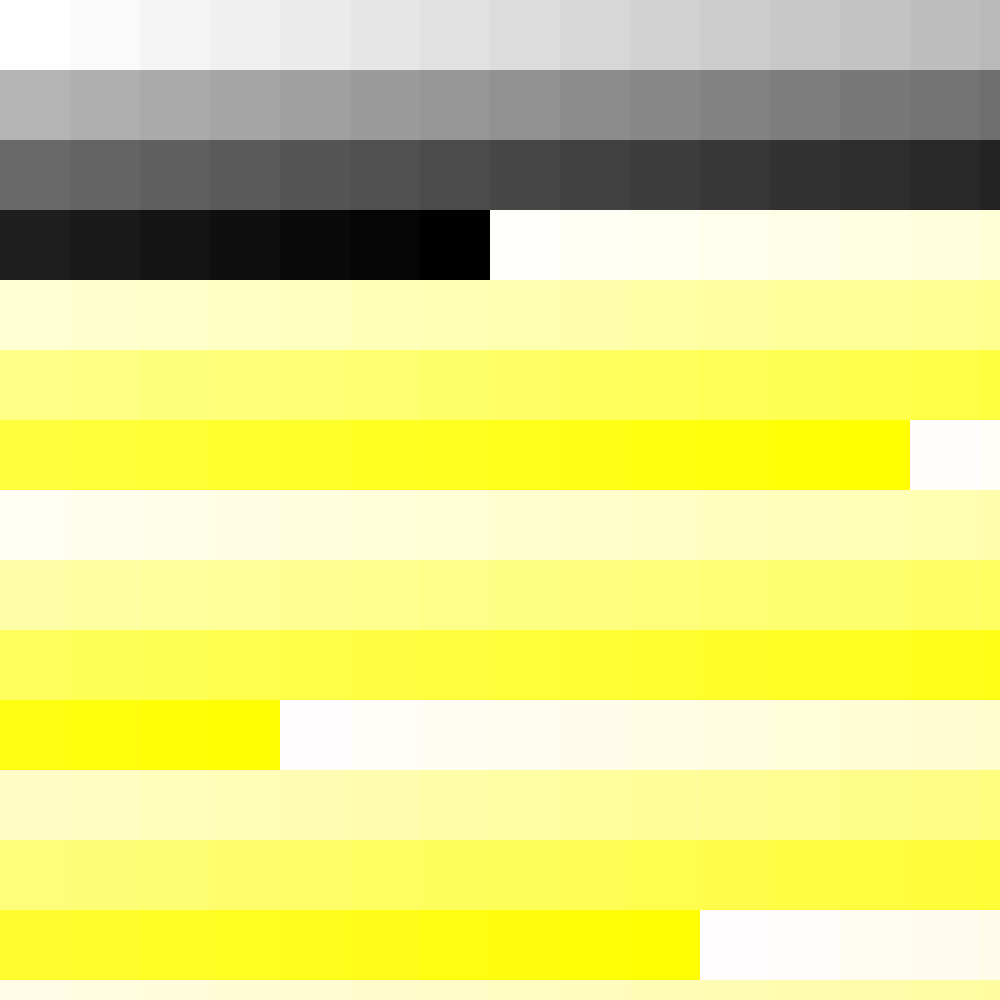
Frame 1 (no input)
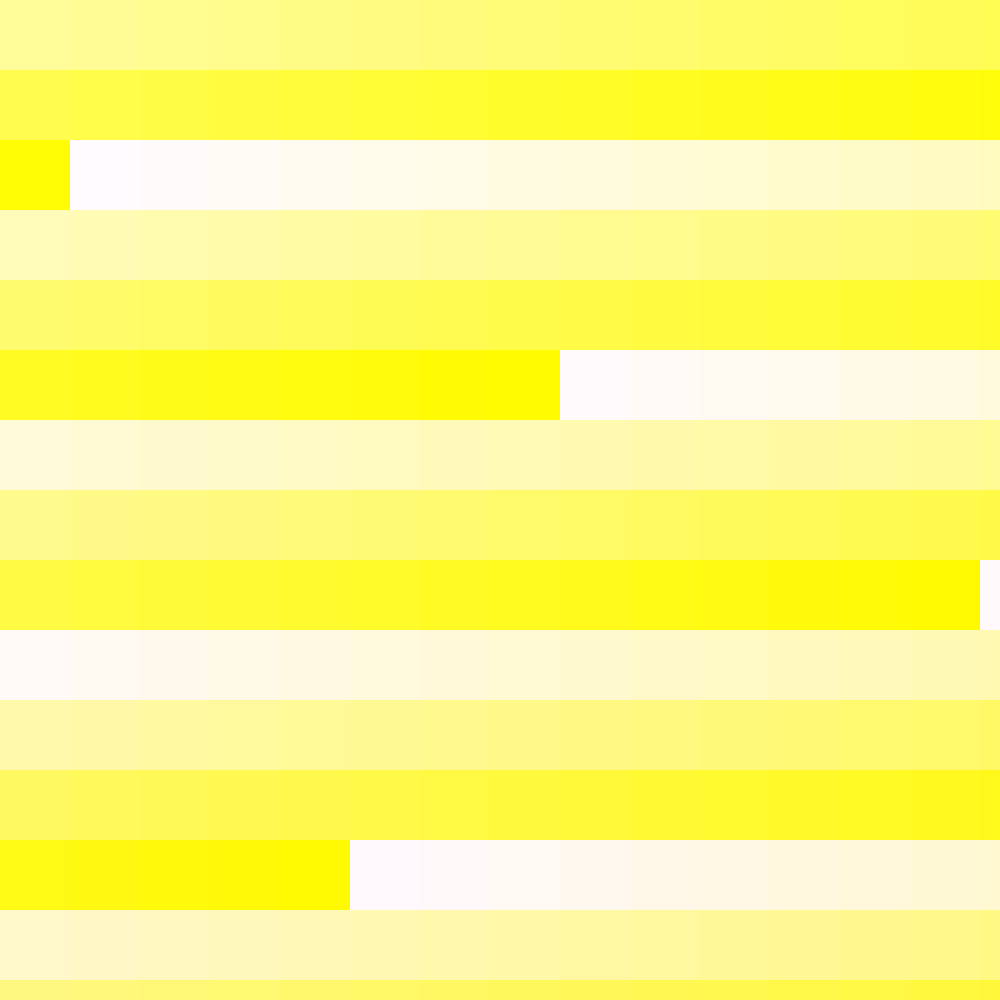
Frame 2 (the mouse pressed at the canvas centre, redrawn once)

The Processing sketch that drew these frames (run headless with seeded random() and noise(); the mouse was pressed at the canvas centre and the sketch redrawn once):

// Processing sketch: esercizio1_01
// ── esercizio1_01.pde
int a=255;
int b=70;
void setup(){
background(0);
size(1000,1000);
noLoop();
colorMode(RGB,255);
noStroke();
}


void draw(){
for(int x=0; x<1000;x+=b)
{
  for(int y=0;y<1000;y+=b)
  {
    fill(a);
    rect(y,x,b,b);
    a-=5;
    
  }
}

}
